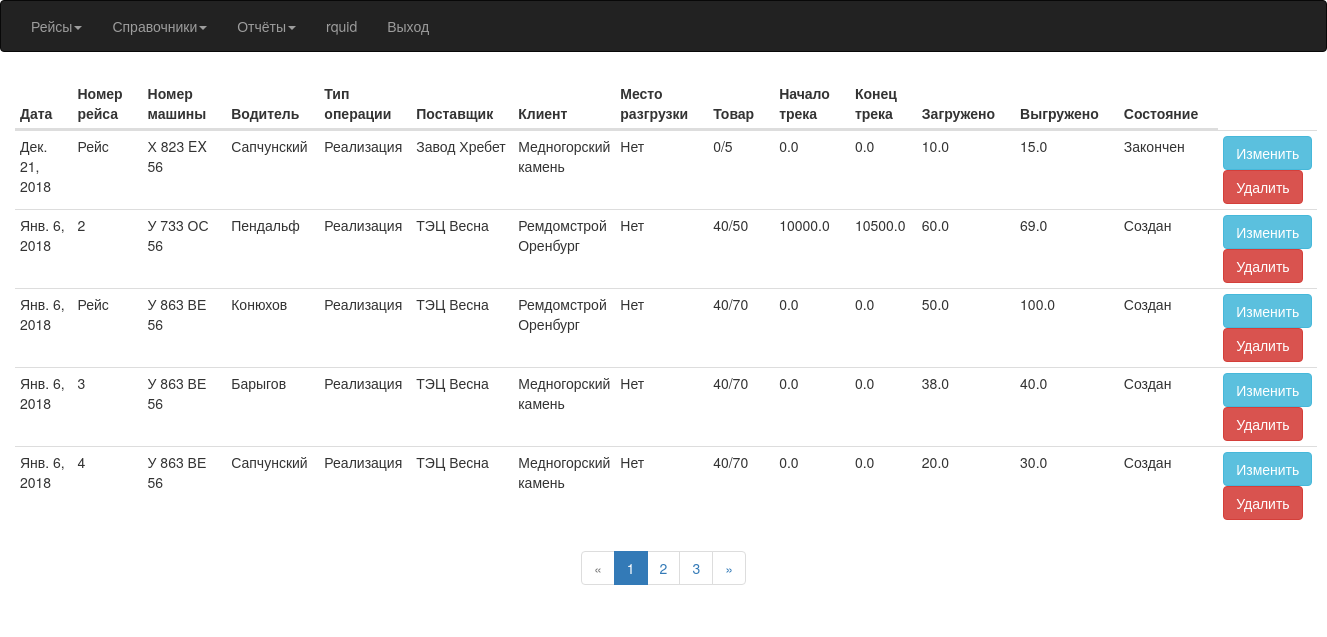
The page /RaceAll (signed in) on the database as committed earlier.
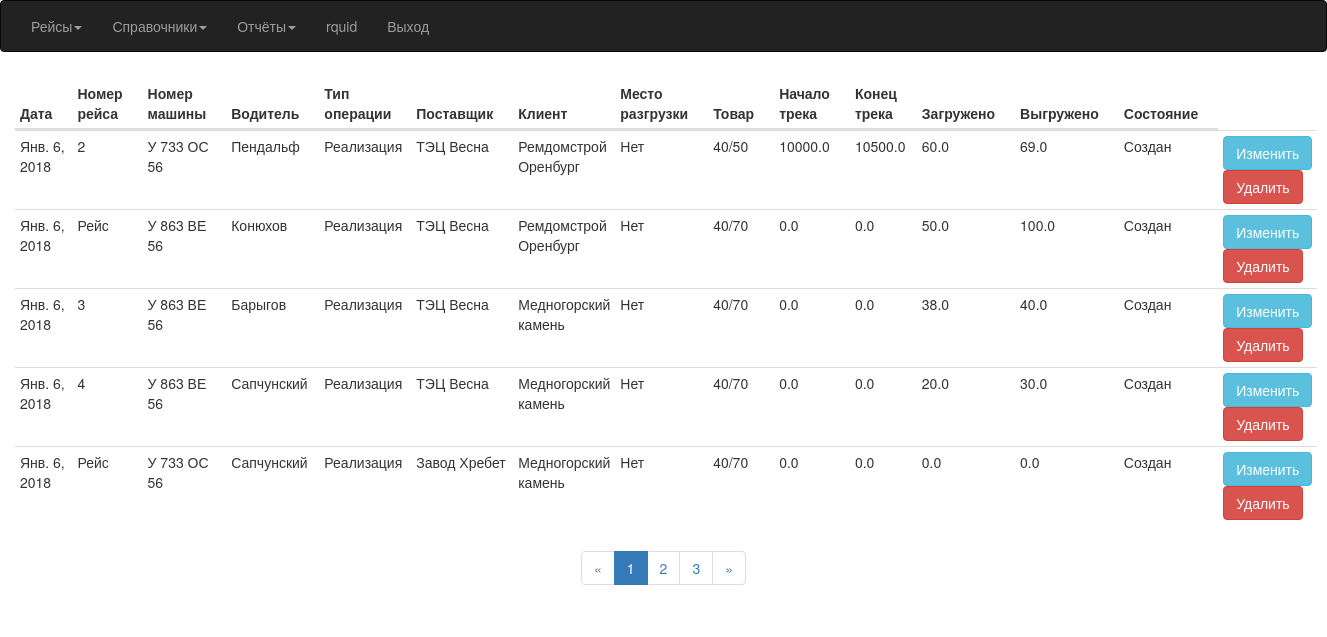
The same page on the database as committed later.
### Avtoregion/models.py (models this page shows, shortened)
class Race(models.Model):
    CREATE = 'Создан'
    LOAD = 'Загружен'
    UNLOAD = 'Выгружен'
    FINISH = 'Закончен'
    END = 'Проведен'
    ACCIDENT = 'Авария'
    STATE = (
        (CREATE, 'Создан'),
        (LOAD, 'Зазгружен'),
        (UNLOAD, 'Выгружен'),
        (FINISH, 'Закончена'),
        (END, 'Проведена'),
        (ACCIDENT, 'Авария'),
    )
    TYPE = (
        ('Реализация', 'Реализация'),
        ('Услуга', 'Услуга')
    )
    id_race = models.AutoField(primary_key=True)
    name_race = models.CharField(max_length=5, default='Рейс')
    race_date = models.DateField(default=date.today)
    car = models.ForeignKey(Car)
    driver = models.ForeignKey(Driver)
    type_ship = models.CharField(default=TYPE[0], choices=TYPE, max_length=10)
    supplier = models.ForeignKey(Supplier)
    customer = models.ForeignKey(Customer)
    shipment = models.ForeignKey(Shipment, null=True, blank=True)
    product = models.ForeignKey(Product)
    mediator = models.ForeignKey(Mediator, null=True, blank=True)
    s_milage = models.FloatField(default=0)
    e_milage = models.FloatField(default=0)
    weight_load = models.FloatField(default=0)
    weight_unload = models.FloatField(default=0)
    comm = models.TextField(null=True, blank=True)
    state = models.CharField(default=STATE[0], choices=STATE, max_length=9)
    create_time = models.DateTimeField(auto_now=True)

class Car(models.Model):
    id_car = models.AutoField(primary_key=True)
    number = models.CharField(max_length=11, unique=True, verbose_name='Номер машины')
    pts = models.CharField(max_length=10, null=True, blank=True, verbose_name='ПТС')
    trailer = models.ForeignKey(Trailer, blank=True, null=True)
    mediator = models.ForeignKey(Mediator, blank=True, null=True)
    def __str__(self):
        return '%s' % self.number

class Driver(models.Model):
    id_driver = models.AutoField(primary_key=True)
    name = models.CharField(max_length=50, verbose_name='Водитель')
    def __str__(self):
        return '%s' % self.name

class Supplier(models.Model):
    id_supplier = models.AutoField(primary_key=True)
    name = models.CharField(max_length=256, verbose_name='Поставщик')
    inn = models.DecimalField(max_digits=12, decimal_places=0, unique=True, null=True, blank=True, verbose_name='ИНН')
    def __str__(self):
        return '%s' % self.name

class Customer(models.Model):
    id_customer = models.AutoField(primary_key=True)
    name = models.CharField(max_length=256,  verbose_name='Клиент')
    inn = models.DecimalField(max_digits=12, decimal_places=0, unique=True, null=True, blank=True, verbose_name='ИНН')
    def __str__(self):
        return '%s' % self.name

class Product(models.Model):
    id_product = models.AutoField(primary_key=True)
    name = models.CharField(max_length=10, verbose_name='Груз')
    def __str__(self):
        return '%s' % self.name

### Avtoregion/views.py (the view)
# urls.py: url(r'^RaceAll$', views.RaceAllList.as_view(), name='RaceAll'),
class RaceAllList(LoginRequiredMixin, ListView):
    model = Race
    template_name = 'race.html'
    context_object_name = 'qRace'
    paginate_by = 5
    queryset = Race.objects.order_by('id_race')

### templates/race.html (shortened to what this page needs)
{% extends "index.html" %}
{% load static %}
{% block content %}
<link rel="stylesheet" href="{% static "css/datatables.min.css" %}">
<div class="container-fluid">
 {% if qRace%}
	 <table id="race" class="table table-hover table-condensed table-responsive">
		 <thead>
       <th>Дата</th>
			 <th>Номер рейса</th>
			 <th>Номер машины</th>
			 <th>Водитель</th>
			 <th>Тип операции</th>
			 <th>Поставщик</th>
			 <th>Клиент</th>
			 <th>Место разгрузки</th>
			 <th>Товар</th>
			 <th>Начало трека</th>
			 <th>Конец трека</th>
			 <th>Загружено</th>
			 <th>Выгружено</th>
			 <th>Состояние</th>
		 </thead>
	 {% for q in qRace%}
         <tbody>
	    <tr>
         <td>
            {{ q.race_date }}
         </td>
		 <td>
			{{ q.name_race}}
		 </td>
		 <td>
			{{ q.car}}
		 </td>
			<td>
				{{ q.driver}}
			</td>
			<td>
				{{ q.type_ship}}
			</td>
		  <td>
			  {{ q.supplier}}
		  </td>
		  <td>
			  {{ q.customer}}
		  </td>
		  <td>
			  {{ q.shipment|default_if_none:"Нет"}}
		  </td>
		  <td>
			  {{ q.product}}
		  </td>
		  <td>
			  {{ q.s_milage}}
		  </td>
		  <td>
			  {{ q.e_milage}}
		  </td>
		  <td>
			  {{ q.weight_load}}
		  </td>
		  <td>
			  {{ q.weight_unload}}
		  </td>
		  <td>
			  {{ q.state}}
		  </td>
		 <td>
			<form action="{% url 'RaceUpdate' q.pk%}">
              <button class="btn btn-info">Изменить</button>
			</form>
			 <form action="{% url 'RaceDelete' q.pk%}">
			        <button class="btn btn-danger">Удалить</button>
		  </form>
	     </td>
	    </tr>
     </tbody>
	 {% endfor %}
	 </table>
 {% endif %}
{% if is_paginated %}
	<div class="text-center">
	<ul class="pagination">
            {% if page_obj.has_previous %}
	              <li><a href="?page={{ page_obj.previous_page_number }}">&laquo;</a></li>
	            {% else %}
	              <li class="disabled"><span>&laquo;</span></li>
            {% endif %}
						{% for i in paginator.page_range %}
							{% if page_obj.number == i %}
									<li class="active"><span>{{ i }} <span class="sr-only">(current)</span></span></li>
							{% else %}
									<li><a href="?page={{ i }}">{{ i }}</a></li>
							{% endif %}
						{% endfor %}
            {% if page_obj.has_next %}
	            <li><a href="?page={{ page_obj.next_page_number }}">&raquo;</a></li>
	            {% else %}
	              <li class="disabled"><span>&raquo;</span></li>
            {% endif %}
	</ul>
	</div>
{% endif %}
</div>
{% endblock %}

Rows that differ between the two databases and show on the page:
removed Race: race_date "Дек. 21, 2018", name_race "Рейс", car "Х 823 EX 56", driver "Сапчунский", type_ship "Реализация", supplier "Завод Хребет", customer "Медногорский камень", shipment "Нет", product "0/5", s_milage "0.0", e_milage "0.0", weight_load "10.0", weight_unload "15.0", state "Закончен"
now on this page (row unchanged): Race: race_date "Янв. 6, 2018", name_race "Рейс", car "У 733 ОС 56", driver "Сапчунский", type_ship "Реализация", supplier "Завод Хребет", customer "Медногорский камень", shipment "Нет", product "40/70", s_milage "0.0", e_milage "0.0", weight_load "0.0", weight_unload "0.0", state "Создан"
